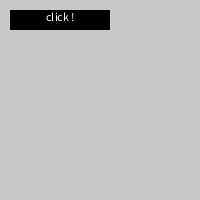
Frame 1 (no input)
Frame 60 (the mouse pressed at the canvas centre just before this capture): identical to frame 1, image omitted
Frame 120 (the mouse held since frame 60 and released just before this capture): identical to frame 1, image omitted

The Processing sketch that drew this single still picture (run headless with seeded random() and noise(); from frame 60 on, the mouse is pressed at the canvas centre):

// Processing sketch: sketch_190303_bouton_if
// ── sketch_190303_bouton_if.pde
// position du bouton en x et y 
int xB = 10;
int yB = 10;

// dimensions du bouton
int wB = 100;
int hB = 20;

// Couleurs
color couleurFond = color(200);
color couleurOut = color(0); // couleur lorsque le bouton n'est pas survolé (état « roll out »)
color couleurOver = color(200,0,100); // couleur lorsque le bouton est survolé (état « roll over »)
color couleurTexte = color(255);

void setup()
{
  size(200,200);
}

void draw()
{
  background(couleurFond);
  if (mouseX >= xB && mouseX <=(xB+wB) && mouseY >= yB && mouseY <= (yB+hB))
  {
    fill(couleurOver);
  }
  else
  {
    fill(couleurOut);
  }
  noStroke();
  rect(xB,yB,wB,hB);

  fill(couleurTexte);
  textAlign(CENTER);
  text("click !",xB,yB+2,wB,hB);
}

void mousePressed()
{
  if (mouseX >= xB && mouseX <=(xB+wB) && mouseY >= yB && mouseY <= (yB+hB))
  {
    couleurFond = color( random(75,200) );  
  }
}
